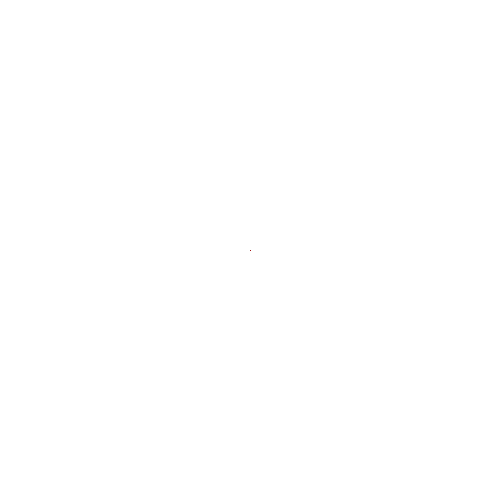
Frame 1 (no input)
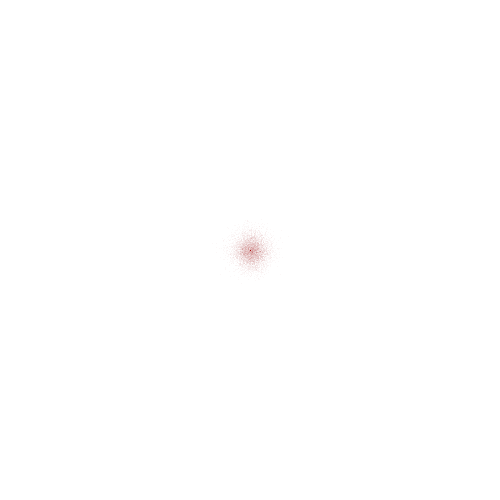
Frame 60 (the mouse pressed at the canvas centre just before this capture)
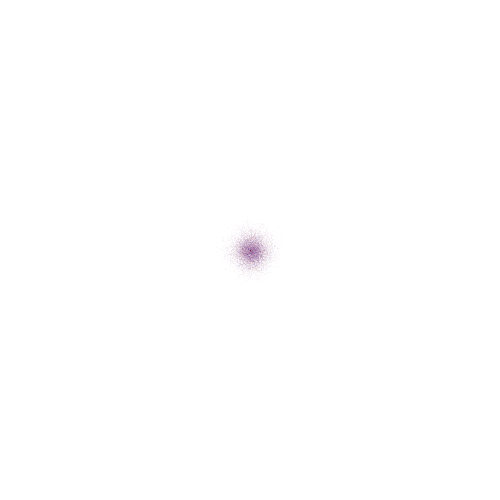
Frame 120 (the mouse held since frame 60 and released just before this capture)

The Processing sketch that drew these frames (run headless with seeded random() and noise(); from frame 60 on, the mouse is pressed at the canvas centre):

// Processing sketch: paseoAleatorioGauss_Col_00
// ── paseoAleatorioGauss_Col_00.pde
Walker[]w = new Walker [100];

void setup() {
  size(500, 500);
  background(255);
  colorMode(HSB,360,100,100);
  for (int i =0; i< w.length; i++) {
    w[i] = new Walker();
  }
}

void draw() {
  for (int i = 0; i< w.length; i++) {
    w[i].display(mouseX, 100, 50);
    w[i].step();
  }
}
// ── Walker.pde
class Walker {
  int x;
  int y;

  Walker() {
    x = width/2;
    y = height/2;
  }

  void display(float r, float g, float b) {
    stroke(r, g, b,10);
    point(x, y);
  }

  void step() {
    int choice = int(random(4));
    


      if (choice == 0) {
        x++;
      } else if (choice == 1) {
        x--;
      } else if (choice == 2) {
        y++;
      } else {
        y--;
      }
      
      x = constrain(x,int(xGauss()),int(xGauss()));
      y = constrain(y,int(yGauss()),int(yGauss()));
      
    //noFill();
    //stroke(0,10);
    //ellipse(width/2,height/2,xGauss(),yGauss());

    //println(xGauss()+" "+yGauss()+" "+mouseX);
  }

  //formula para la distribución normal en X
  float xGauss() {
    float Gauss = randomGaussian();
    float sDev = 10;
    float media = width/2;


    float xG = sDev * Gauss + media;

    return xG;
  }

  //formula Para la distribución normal en Y
  float yGauss() {
    float Gauss = randomGaussian();
    float sDev = 10;
    float media = height/2;


    float yG = sDev * Gauss + media;

    return yG;
  }
}//EOC
